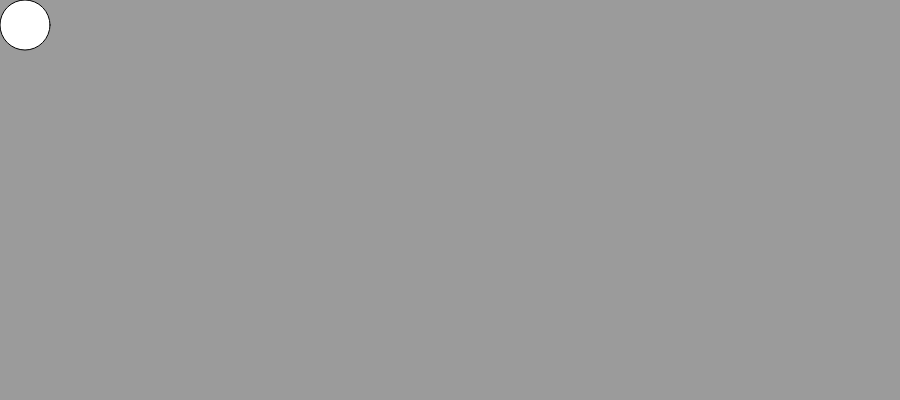
Frame 1 (no input)
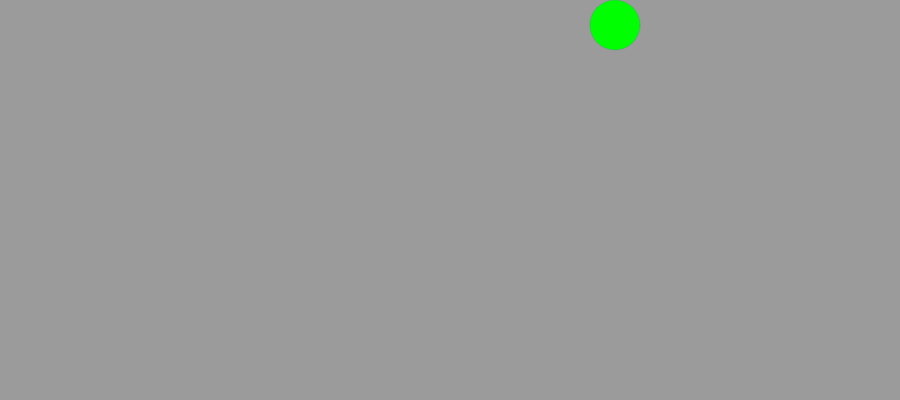
Frame 60 (no input)
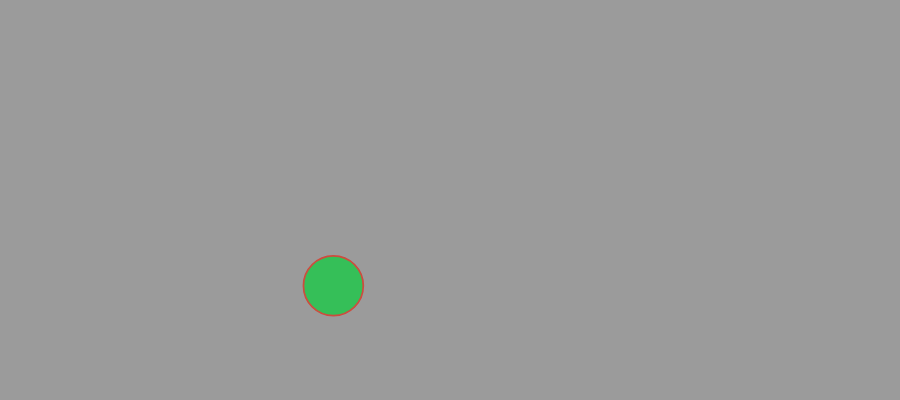
Frame 120 (the mouse pressed at the canvas centre since frame 60)

The p5.js sketch that drew these frames (run headless with seeded random() and noise() and a simulated clock; from frame 60 on, the mouse is pressed at the canvas centre):

// p5.js sketch
// ── sketch.js
let circleDiameter =50;;
let xPos = circleDiameter / 2;
let yPos = circleDiameter / 2;
a = 0;
b = 255;
c = 0;
x = 0;
y = 0;
z = 255;
n = .1;
speed = 10;


function setup() {
  createCanvas(900, 400);
}

function draw() {
  background(155);

  circle(xPos, yPos, circleDiameter);
  xPos = xPos + speed;


  fill(a, b, c)
  stroke(x, y, z);
  strokeWeight(n)
  if (xPos >= width + circleDiameter / 2) {
    xPos = -circleDiameter / 2;
    yPos = random(0, 400);
    a = random(0, 255);
    b = random(0, 255);
    c = random(0, 255);
    x = random(0, 255);
    y = random(0, 255);
    z = random(0, 255);
    n = random(0, 10);
    circleDiameter = random(10, 200)
    speed = random(1, 25);
  }
}
